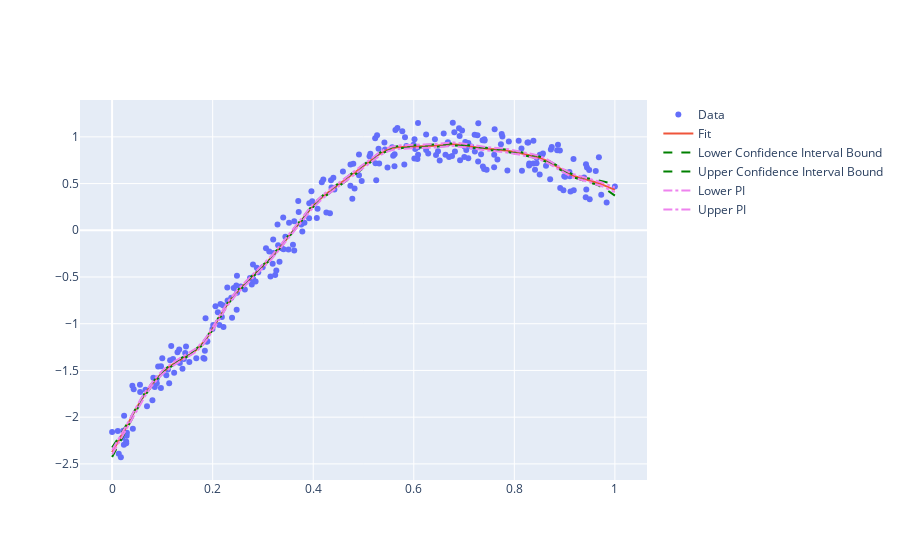

The code cell stored with this chart in its notebook:
### Code cell
fig = go.Figure()
fig.add_trace(go.Scatter(x=x.ravel(), y=y.ravel(), mode="markers", name="Data"))
fig.add_trace(go.Scatter(x=x.ravel(), y=M.basis @ M.coef_, name="Fit"))
M.plot_confidence_intervals(fig=fig, x=x, y=y)
M.calc_prediction_interval(x_pred=x, fig=fig)
fig.show()

### Figure 1 — Plotly figure (JSON) as saved in the notebook; plotly's stock layout.template omitted (floating-point values rounded to 4 significant figures; data arrays with more than 128 entries replaced by an {"elided": "..."} marker saying what was removed)
{"data": [{"mode": "markers", "name": "Data", "type": "scatter", "x": {"elided": "250 float values"}, "y": {"elided": "250 float values"}}, {"name": "Fit", "type": "scatter", "x": {"elided": "250 float values"}, "y": {"elided": "250 float values"}}, {"line": {"color": "green", "dash": "dash"}, "mode": "lines", "name": "Lower Confidence Interval Bound", "type": "scatter", "x": {"elided": "250 float values"}, "y": {"elided": "250 float values"}}, {"line": {"color": "green", "dash": "dash"}, "mode": "lines", "name": "Upper Confidence Interval Bound", "type": "scatter", "x": {"elided": "250 float values"}, "y": {"elided": "250 float values"}}, {"line": {"color": "violet", "dash": "dashdot"}, "mode": "lines", "name": "Lower PI", "type": "scatter", "x": {"elided": "250 float values"}, "y": {"elided": "250 float values"}}, {"line": {"color": "violet", "dash": "dashdot"}, "mode": "lines", "name": "Upper PI", "type": "scatter", "x": {"elided": "250 float values"}, "y": {"elided": "250 float values"}}], "layout": {"autosize": true, "xaxis": {"autorange": true, "range": [-0.06044, 1.06], "type": "linear"}, "yaxis": {"autorange": true, "range": [-2.691, 1.413], "type": "linear"}}}
